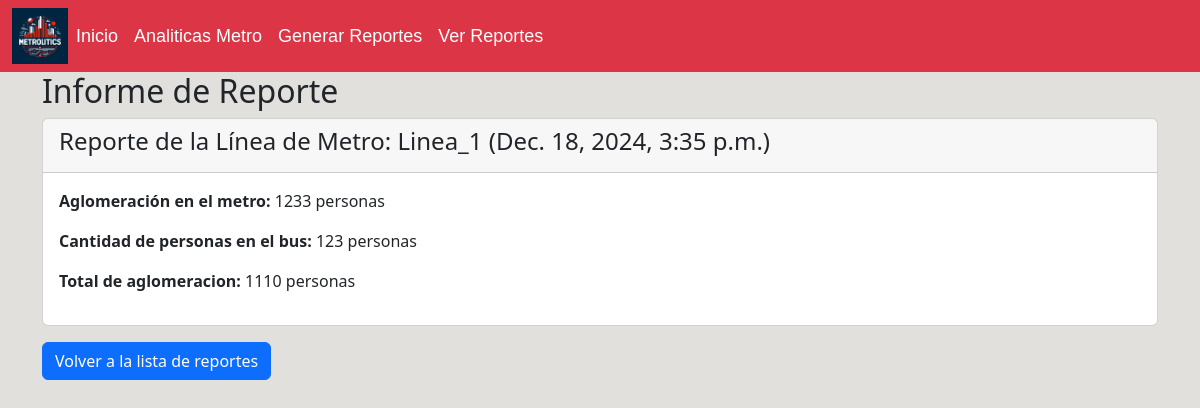
/mostrar_reporte/38/, run on the app's committed database.
### Metro/models.py (models this page shows, shortened)
class Mantenedor_metro(models.Model):
    id_metro = models.AutoField(primary_key=True)
    linea_metro = models.CharField(max_length=50)
    fecha = models.DateTimeField()
    aglomeracion = models.IntegerField()

class Reporte(models.Model):
    id_reporte = models.AutoField(primary_key=True)
    f_id_metro = models.ForeignKey(Mantenedor_metro,on_delete=models.CASCADE,db_column='id_metro')
    f_id_bus = models.ForeignKey(Mantenedor_bus,on_delete=models.CASCADE,db_column='id_bus',null=True)
    fecha = models.DateTimeField()

### Metro/views.py (the view)
# urls.py: path('mostrar_reporte/<int:id_reporte>/',views.mostrar_reporte,name='mostrar_reporte'),
def mostrar_reporte(request,id_reporte):
    reporte = Reporte.objects.get(pk=id_reporte)
    linea_metro = reporte.f_id_metro.linea_metro
    aglomeracion_metro = reporte.f_id_metro.aglomeracion
    cantidad_personas_bus = reporte.f_id_bus.cantidad_personas
    total_personas = aglomeracion_metro - cantidad_personas_bus
    fecha = reporte.fecha
    context = {
        'linea_metro': linea_metro,
        'aglomeracion_metro': aglomeracion_metro,
        'cantidad_personas_bus': cantidad_personas_bus,
        'total_personas': total_personas,
        'fecha': fecha
    }
    return render(request, 'Metro/mostrar_reporte.html',context)

### Metro/templates/Metro/mostrar_reporte.html
{% extends "Metro/base.html" %}
{% block content %}
<div class="container">
    <h2>Informe de Reporte</h2>
    <div class="card mb-3">
        <div class="card-header">
            <h4>Reporte de la Línea de Metro: {{ linea_metro }} ({{ fecha }})</h4>
        </div>
        <div class="card-body">
            <p><strong>Aglomeración en el metro:</strong> {{ aglomeracion_metro }} personas</p>
            <p><strong>Cantidad de personas en el bus:</strong> {{ cantidad_personas_bus }} personas</p>
            <p><strong>Total de aglomeracion:</strong> {{ total_personas }} personas</p>
        </div>
    </div>
    <a href="{% url 'ver_reportes' %}" class="btn btn-primary">Volver a la lista de reportes</a>
</div>
{% endblock %}

### Metro/static/css/style_base.css (style rules this page uses)
body { background-color: rgb(225,224,220); }

### data on the page
Mantenedor_metro: linea_metro "Linea_1"
Reporte: fecha "Dec. 18, 2024, 3:35 p.m."

### other printed values
{{ aglomeracion_metro }} "1233"
{{ cantidad_personas_bus }} "123"
{{ total_personas }} "1110"
